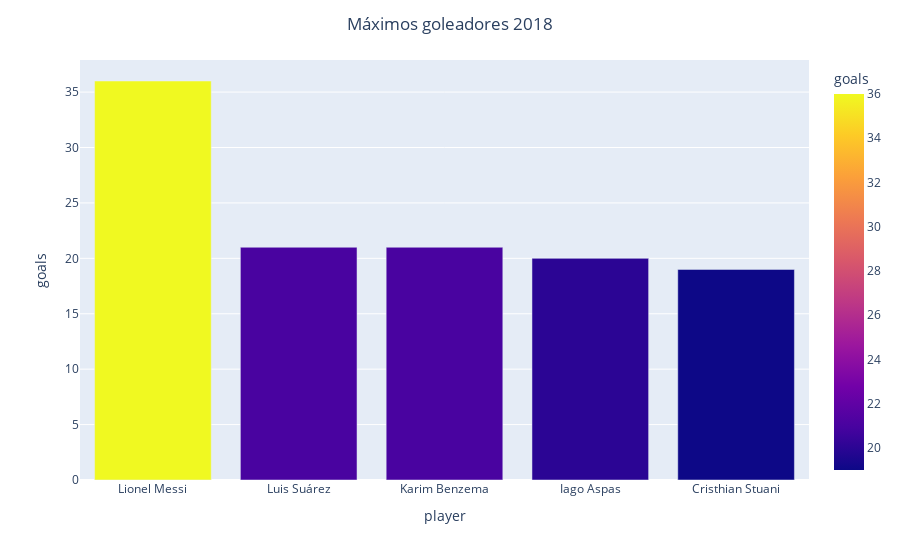

Notebook source saved alongside this figure:
### Code cell
gráfica_gol_2018 = la_liga_2018.sort_values(by="goals", ascending=False)
gráfica_gol_2018 = gráfica_gol_2018.head(5)

fig = px.bar(gráfica_gol_2018, x="player", y="goals", color="goals")
fig.update_layout(title=dict(text="Máximos goleadores 2018", x=0.5, xanchor="center"))

fig.show()

### Figure 1 — Plotly figure (JSON) as saved in the notebook; plotly's stock layout.template omitted (floating-point values rounded to 4 significant figures)
{"data": [{"alignmentgroup": "True", "hovertemplate": "player=%{x}<br>goals=%{marker.color}<extra></extra>", "legendgroup": "", "marker": {"color": [36, 21, 21, 20, 19], "coloraxis": "coloraxis", "pattern": {"shape": ""}}, "name": "", "offsetgroup": "", "orientation": "v", "showlegend": false, "textposition": "auto", "type": "bar", "x": ["Lionel Messi", "Luis Suárez", "Karim Benzema", "Iago Aspas", "Cristhian Stuani"], "xaxis": "x", "y": [36, 21, 21, 20, 19], "yaxis": "y"}], "layout": {"barmode": "relative", "coloraxis": {"colorbar": {"title": {"text": "goals"}}, "colorscale": [[0, "#0d0887"], [0.1111, "#46039f"], [0.2222, "#7201a8"], [0.3333, "#9c179e"], [0.4444, "#bd3786"], [0.5556, "#d8576b"], [0.6667, "#ed7953"], [0.7778, "#fb9f3a"], [0.8889, "#fdca26"], [1, "#f0f921"]]}, "legend": {"tracegroupgap": 0}, "margin": {"t": 60}, "title": {"text": "Máximos goleadores 2018", "x": 0.5, "xanchor": "center"}, "xaxis": {"anchor": "y", "domain": [0, 1], "title": {"text": "player"}}, "yaxis": {"anchor": "x", "domain": [0, 1], "title": {"text": "goals"}}}}
